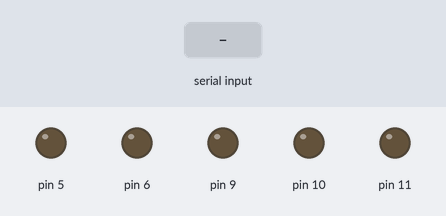
Simulated run of this sketch. Board: Arduino Uno, built with avr-gcc and run on an emulated ATmega328P. On the bench: output pins drawn as LEDs (lit = HIGH). Inputs (shaded band) come from the test bench.

Above: at 1.2 s.
1.3 s: "F" received over the second serial link
At 2.5 s:
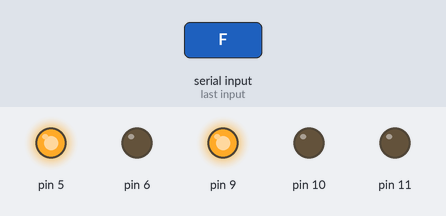
2.8 s: "B" received over the second serial link
At 3.8 s:
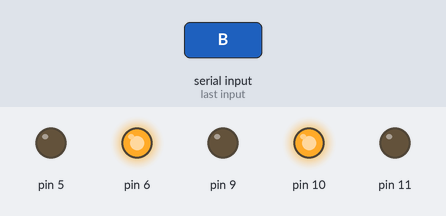
4.3 s: "L" received over the second serial link
At 4.9 s:
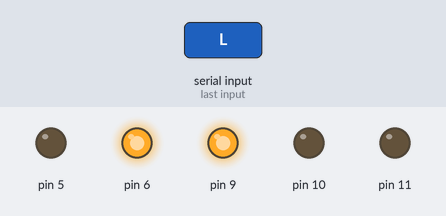
5.8 s: "R" received over the second serial link
At 6.1 s:
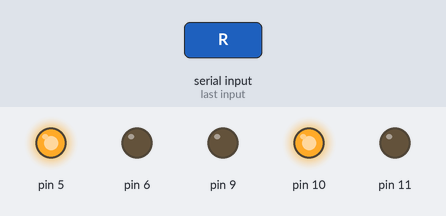
7.3 s: "K" received over the second serial link
At 7.4 s:
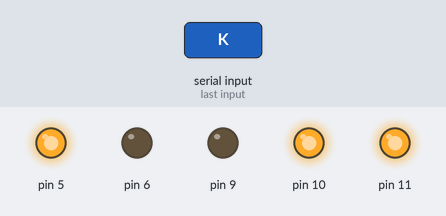
9.0 s: "S" received over the second serial link
At 9.7 s:
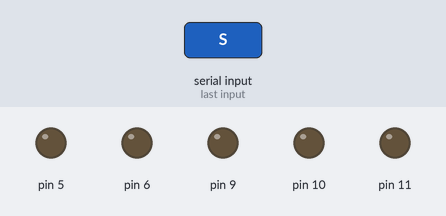
Timing chart, 0 to 11.5 s (numbered marks = the images above; inputs shaded):
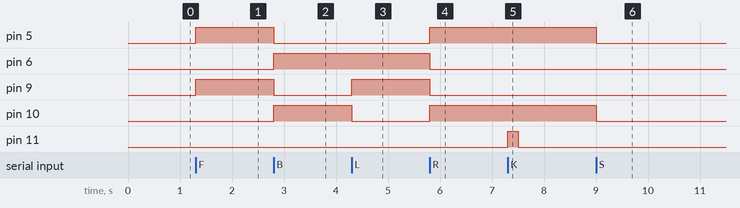

The sketch:

robot_soccer.ino
```cpp
#include "../config.h"

// Bluetooth Serial
#ifdef USE_SOFTWARE_SERIAL
#include <SoftwareSerial.h>
SoftwareSerial BTSerial(BLUETOOTH_RX, BLUETOOTH_TX);
#else
#define BTSerial Serial
#endif

void setup() {
  pinMode(MOTOR_LEFT_FWD, OUTPUT);
  pinMode(MOTOR_LEFT_BWD, OUTPUT);
  pinMode(MOTOR_RIGHT_FWD, OUTPUT);
  pinMode(MOTOR_RIGHT_BWD, OUTPUT);
  pinMode(KICKER_PIN, OUTPUT);

  BTSerial.begin(9600);
}

void loop() {
  if (BTSerial.available()) {
    char command = BTSerial.read();

    switch (command) {
      case 'F': moveForward(); break;
      case 'B': moveBackward(); break;
      case 'L': turnLeft(); break;
      case 'R': turnRight(); break;
      case 'S': stopMotors(); break;
      case 'K': kickBall(); break;
    }
  }
}

void moveForward() {
  digitalWrite(MOTOR_LEFT_FWD, HIGH);
  digitalWrite(MOTOR_LEFT_BWD, LOW);
  digitalWrite(MOTOR_RIGHT_FWD, HIGH);
  digitalWrite(MOTOR_RIGHT_BWD, LOW);
}

void moveBackward() {
  digitalWrite(MOTOR_LEFT_FWD, LOW);
  digitalWrite(MOTOR_LEFT_BWD, HIGH);
  digitalWrite(MOTOR_RIGHT_FWD, LOW);
  digitalWrite(MOTOR_RIGHT_BWD, HIGH);
}

void turnLeft() {
  digitalWrite(MOTOR_LEFT_FWD, LOW);
  digitalWrite(MOTOR_LEFT_BWD, HIGH);
  digitalWrite(MOTOR_RIGHT_FWD, HIGH);
  digitalWrite(MOTOR_RIGHT_BWD, LOW);
}

void turnRight() {
  digitalWrite(MOTOR_LEFT_FWD, HIGH);
  digitalWrite(MOTOR_LEFT_BWD, LOW);
  digitalWrite(MOTOR_RIGHT_FWD, LOW);
  digitalWrite(MOTOR_RIGHT_BWD, HIGH);
}

void stopMotors() {
  digitalWrite(MOTOR_LEFT_FWD, LOW);
  digitalWrite(MOTOR_LEFT_BWD, LOW);
  digitalWrite(MOTOR_RIGHT_FWD, LOW);
  digitalWrite(MOTOR_RIGHT_BWD, LOW);
}

void kickBall() {
  digitalWrite(KICKER_PIN, HIGH);
  delay(200);
  digitalWrite(KICKER_PIN, LOW);
}
```

Measured:
- after the input at 1.3 s, pin 5, pin 9: LOW → HIGH at once
- after the input at 2.8 s, pin 5, pin 9: HIGH → LOW at once; pin 6, pin 10: LOW → HIGH at once
- after the input at 4.3 s, pin 9: LOW → HIGH at once; pin 10: HIGH → LOW at once
- after the input at 5.8 s, pin 5, pin 10: LOW → HIGH at once; pin 6, pin 9: HIGH → LOW at once
- after the input at 7.3 s, pin 11: LOW → HIGH at once, → LOW 0.20 s later
- after the input at 9.0 s, pin 5, pin 10: HIGH → LOW at once
